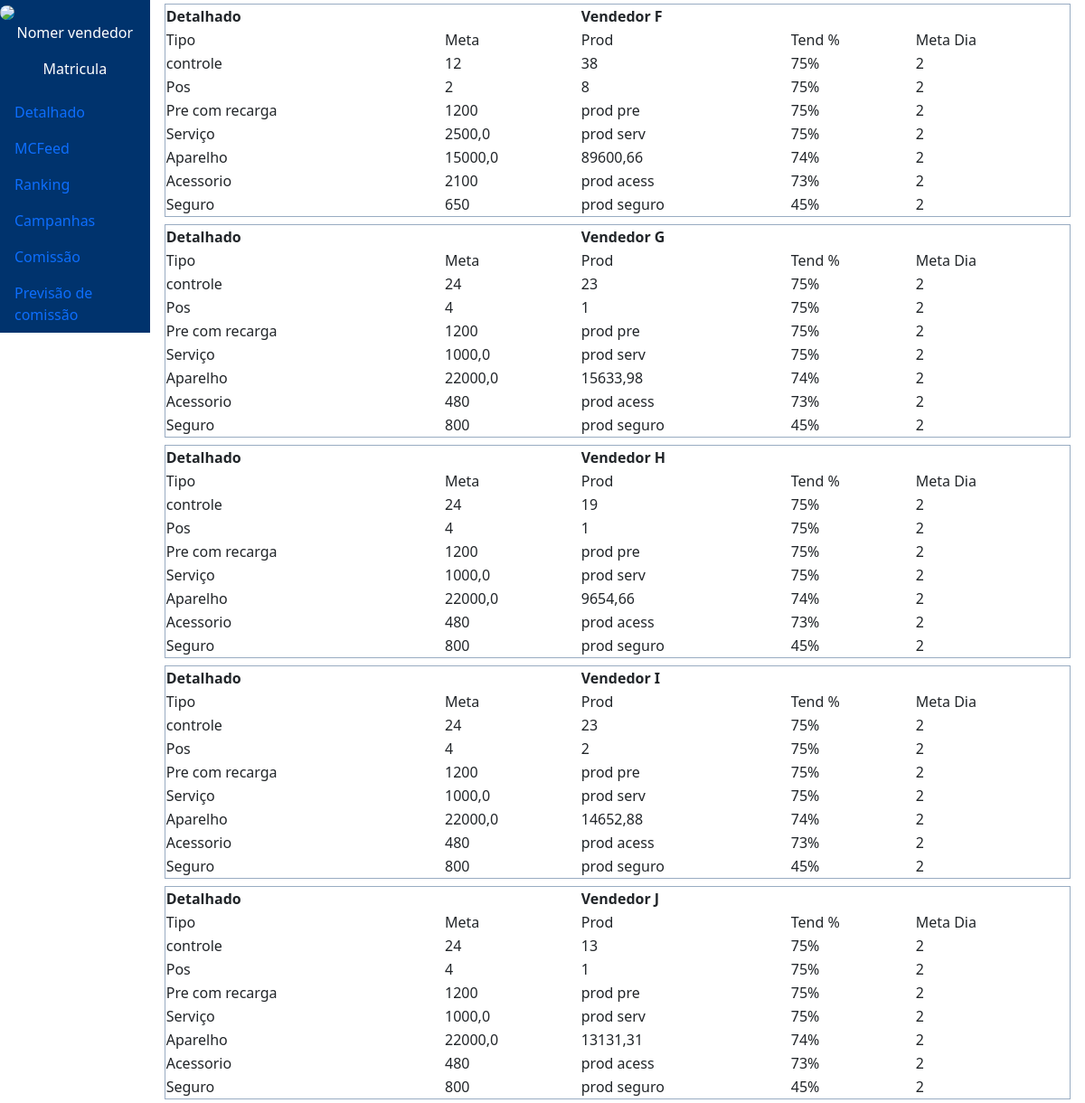
Page /detalhado/ (signed in) on the committed database.
### core/models.py (models this page shows, shortened)
class Vendedor (models.Model):
    nome = models.CharField(max_length = 90)
    matricula = models.CharField(max_length = 9, unique= True, null = True)
    prod_contr = models.IntegerField(null = True)
    prod_pos = models.IntegerField(null = True)
    prod_ap= models.FloatField(null = True)
    metas = models.ForeignKey('Metas',on_delete=models.SET_NULL,null=True, related_name='metas')
    filial=models.ForeignKey('Filial',on_delete=models.SET_NULL,null=True, related_name='filial')

class Metas (models.Model):
    contr = models.IntegerField(null = True)
    pos = models.IntegerField(null = True)
    pre_rec = models.IntegerField(null = True)
    servico = models.FloatField(null = True)
    aparelho = models.FloatField(null = True)
    acessorio = models.IntegerField(null = True)
    seguro = models.IntegerField(null= True)

### core/views.py (the view)
# urls.py: path('detalhado/',views.detal, name='detalhado'),
@login_required(login_url='login')
def detal(request):
    vendedores = Vendedor.objects.filter(filial__id=1).all()
    context={
        'vendedores': vendedores,
    }
    return render(request,'detalhado.html', context)

### core/templates/detalhado.html
{% extends "home.html" %}
{% load static %}
{% block content %}
{% for v in vendedores %}
    <div class="d-flex align-items-stretch" style="padding: 4px;">
        <table lass="flex-row" style="border: 1px solid #99acc2; width: 100%;">
            <tr>
                <th colspan="2">Detalhado</th>
                <th colspan="3">{{ v.nome }}</th>
            </tr>
            <tr>
                <td>Tipo</td>
                <td>Meta</td>
                <td>Prod</td>
                <td>Tend %</td>
                <td>Meta Dia</td>
            </tr>
            <tr>
                <td>controle</td>
                <td>{{ v.metas.contr }}</td>
                <td>{{ v.prod_contr }}</td>
                <td>75%</td>
                <td>2</td>
            </tr>
            <tr>
                <td>Pos</td>
                <td>{{ v.metas.pos }}</td>
                <td>{{ v.prod_pos }}</td>
                <td>75%</td>
                <td>2</td>
            </tr>
            <tr>
                <td>Pre com recarga </td>
                <td>{{ v.metas.pre_rec }}</td>
                <td>prod pre</td>
                <td>75%</td>
                <td>2</td>
            </tr>
            <tr>
                <td>Serviço</td>
                <td>{{v.metas.servico}}</td>
                <td>prod serv</td>
                <td>75%</td>
                <td>2</td>
            </tr>
            <tr>
                <td>Aparelho</td>
                <td>{{v.metas.aparelho}}</td>
                <td>{{v.prod_ap}}</td>
                <td>74%</td>
                <td>2</td>
            </tr>
            <tr>
                <td>Acessorio</td>
                <td>{{v.metas.acessorio}}</td>
                <td>prod acess</td>
                <td>73%</td>
                <td>2</td>
            </tr>
            <tr>
                <td>Seguro</td>
                <td>{{v.metas.seguro}}</td>
                <td>prod seguro</td>
                <td>45%</td>
                <td>2</td>
            </tr>
        </table>
    </div>
{% endfor%}
{% endblock content %}

### core/static/css/stilo.css (style rules this page uses)
body { padding: 0px; }

### rows in the picture
Vendedor: nome "Vendedor F", metas.contr "12", prod_contr "38", metas.pos "2", prod_pos "8", metas.pre_rec "1200", metas.servico "2500,0", metas.aparelho "15000,0", prod_ap "89600,66", metas.acessorio "2100", metas.seguro "650"
Vendedor: nome "Vendedor G", metas.contr "24", prod_contr "23", metas.pos "4", prod_pos "1", metas.pre_rec "1200", metas.servico "1000,0", metas.aparelho "22000,0", prod_ap "15633,98", metas.acessorio "480", metas.seguro "800"
Vendedor: nome "Vendedor H", metas.contr "24", prod_contr "19", metas.pos "4", prod_pos "1", metas.pre_rec "1200", metas.servico "1000,0", metas.aparelho "22000,0", prod_ap "9654,66", metas.acessorio "480", metas.seguro "800"
Vendedor: nome "Vendedor I", metas.contr "24", prod_contr "23", metas.pos "4", prod_pos "2", metas.pre_rec "1200", metas.servico "1000,0", metas.aparelho "22000,0", prod_ap "14652,88", metas.acessorio "480", metas.seguro "800"
Vendedor: nome "Vendedor J", metas.contr "24", prod_contr "13", metas.pos "4", prod_pos "1", metas.pre_rec "1200", metas.servico "1000,0", metas.aparelho "22000,0", prod_ap "13131,31", metas.acessorio "480", metas.seguro "800"
